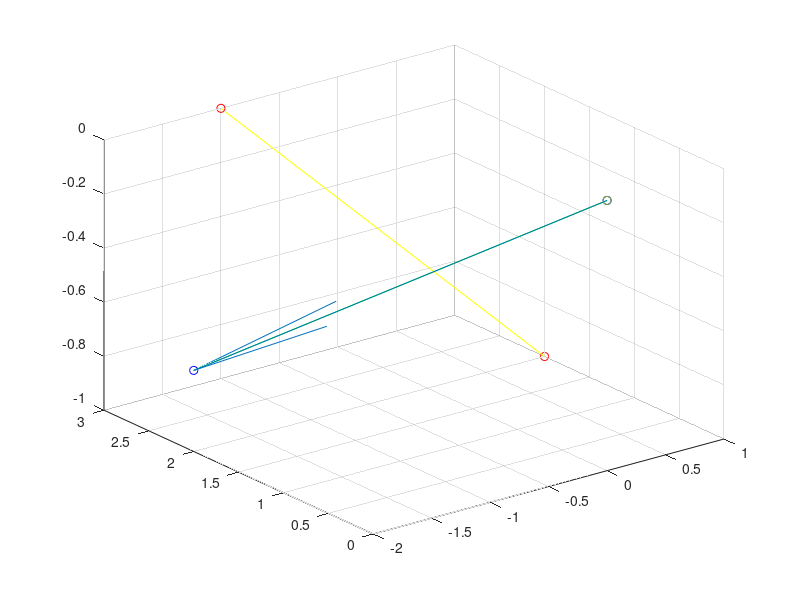

Recreate this plot in MATLAB. (Note: this script raises an error after producing the figure.)
clear all;
%%
%Athroscope positions (current = A2, previous = A1).
%Assumes that the rotation has been accounted for (i.e. pure translation).
%0 Deg
% A1 = [0 0 0]
% A2 = [0 0 1]

%45 Deg
A1 = [0 0 0]
A2 = [-2 2 -0.7]
% A2 = [-4 4 -1.4]

%90 Deg
% A1 = [0 0 0]
% A2 = [3 0 -2]

% Select two points to compute the distance (e.g. two points detected on the knee gap).
G1 = [-1 3 0]
G2 = [1 2 -1]

%plot positions
figure(1)
scatter3(A1(1), A1(2), A1(3), 'b')
hold on;
scatter3(A2(1), A2(2), A2(3), 'b')
scatter3(G1(1), G1(2), G1(3), 'r')
scatter3(G2(1), G2(2), G2(3), 'r')
A = [A1;A2]
G = [G1;G2]
plot3(A(:,1),A(:,2),A(:,3),'green')
plot3(G(:,1),G(:,2),G(:,3),'yellow')

%Compute the ground truth distance
d_gt = pdist([G1;G2]);
%Translation of athroscope tip
T = A2 - A1

%Compute the vectors which will be required for the angle computations.
%The actual vectors will be unknon in the knee gap but the unit vectors
%can be determined using the azimuth and elevation computed by a camera
%model. 
%Azimuth and elevation to unit vector:
% https://math.stackexchange.com/questions/1150232/finding-the-unit-direction-vector-given-azimuth-and-elevation
a1 = G1 - A2
a2 = G2 - A2
b1 = G1 - A1;
b2 = G2 - A1;

%Compute the angles we know
alpha1 = acos(dot(T/norm(T),b1/norm(b1)));
alpha2 = acos(dot(T/norm(T),b2/norm(b2)));
beta1 = acos(-dot(T/norm(T),a1/norm(a1)));
beta2 = acos(-dot(T/norm(T),a2/norm(a2)));

%gamma will be useful for the sine rule in the next step
gamma1 = pi()-alpha1-beta1;
gamma2 = pi()-alpha2-beta2;

%using the sine rule to compute the length of a1 and a2
a1_len = sin(alpha1)/sin(gamma1) * norm(T);
a2_len = sin(alpha2)/sin(gamma2) * norm(T);
b1_len = sin(beta1)/sin(gamma1) * norm(T);
b2_len = sin(beta2)/sin(gamma2) * norm(T);

%now compute the a1 and a2 vectors
a1_computed = a1_len * (a1/norm(a1))
a2_computed = a2_len * (a2/norm(a2))
b1_computed = b1_len * (b1/norm(b1))
b2_computed = b2_len * (b2/norm(b2))

%Compute the distance between a1 and a2
d_gt
d = pdist([a2_computed;a1_computed])
error = d - d_gt

%% Initial error setup
figure(1)

dT = 0.0367; %RMS Value of translation error
image_error = deg2rad(2.367);%Set 3 Image Error
% image_error = deg2rad(4.302);%Set 2 Image Error
% image_error = deg2rad(5.586);%Set 6 Image Error

o = [0 0 0]
scatter3(o(1),o(2),o(3))
qiver_T = quiver3(o(1),o(2),o(3),T(1),T(2),T(3),0)
qiver_T.Color = 'green'
qiver_a1 = quiver3(T(1),T(2),T(3),a1(1),a1(2),a1(3),0)
qiver_a1.Color = 'blue'
qiver_a2 = quiver3(T(1),T(2),T(3),a2(1),a2(2),a2(3),0)
qiver_a2.Color = 'cyan'
qiver_b1 = quiver3(o(1),o(2),o(3),b1(1),b1(2),b1(3),0)
qiver_b1.Color = [0.5,0.5,0.5]
qiver_b2 = quiver3(o(1),o(2),o(3),b2(1),b2(2),b2(3),0)
qiver_b2.Color = 'red'

%% Translation error volumes
%Define the number of points in the error volume/cloud
numStepsEl = 4
numStepsAz = 8
azStepSize = deg2rad(360)/numStepsAz
elStepSize = deg2rad(180)/numStepsEl
[az_1,el_1]=meshgrid((deg2rad(0):azStepSize:deg2rad(360)),(deg2rad(-90):elStepSize:deg2rad(90)));

%Construct translation error volumes (spheres)
Rx_1 = sin(az_1).*cos(el_1);
Ry_1 = cos(az_1).*cos(el_1);
Rz_1 = sin(el_1);
Sx_1 = Rx_1*dT;
Sy_1 = Ry_1*dT;
Sz_1 = Rz_1*dT;

[az_2,el_2]=meshgrid((deg2rad(0):azStepSize:deg2rad(360)),(deg2rad(-90):elStepSize:deg2rad(90)));
Rx_2 = sin(az_2).*cos(el_2);
Ry_2 = cos(az_2).*cos(el_2);
Rz_2 = sin(el_2);
Sx_2 = T(1) + Rx_2*dT;
Sy_2 = T(2) + Ry_2*dT;
Sz_2 = T(3) + Rz_2*dT;

%Reformat data for vector based computation (much faster!)
SX_1 = Sx_1(:);
SY_1 = Sy_1(:);
SZ_1 = Sz_1(:);

SX_2 = Sx_2(:);
SY_2 = Sy_2(:);
SZ_2 = Sz_2(:);

%Compute the various potential translation directions due to error
[i1,i2] = meshgrid((1:length(SX_1)),(1:length(SX_2)));
T_dash_X = SX_2(i2)-SX_1(i1);
T_dash_Y = SY_2(i2)-SY_1(i1);
T_dash_Z = SZ_2(i2)-SZ_1(i1);
T_dash_X = T_dash_X(:);
T_dash_Y = T_dash_Y(:);
T_dash_Z = T_dash_Z(:);

%Match translation vectors to error volume points
SX_1_array = SX_1(i1);
SY_1_array = SY_1(i1);
SZ_1_array = SZ_1(i1);

SX_1_array = SX_1_array(:);
SY_1_array = SY_1_array(:);
SZ_1_array = SZ_1_array(:);

SX_2_array = SX_2(i1);
SY_2_array = SY_2(i1);
SZ_2_array = SZ_2(i1);

SX_2_array = SX_2_array(:);
SY_2_array = SY_2_array(:);
SZ_2_array = SZ_2_array(:);

%% Create distance error volume
numSteps = 4
coneStepSize = deg2rad(360)/numSteps
T_vec = [T(1); T(2); T(3)];

for i=1:length(T_dash_X)
    %Reformate the tranlation vectors
    T_dash = [T_dash_X(i); T_dash_Y(i);T_dash_Z(i)];
    S1 = [SX_1_array(i); SY_1_array(i);SZ_1_array(i)];
    S2 = [SX_2_array(i); SY_2_array(i);SZ_2_array(i)];
    T_dash_norm = T_dash/norm(T_dash);
    %Compute dAlpha, dBeta, dGama, dL
    %Compute the new angles due to errors
    alpha1_dash = acos(dot(T_dash_norm,b1/norm(b1)));
    alpha2_dash = acos(dot(T_dash_norm,b2/norm(b2)));
    beta1_dash = acos(-dot(T_dash_norm,a1/norm(a1)));
    beta2_dash = acos(-dot(T_dash_norm,a2/norm(a2)));

    %gamma will be useful for the sine rule in the next step
    gamma1_dash = pi()-alpha1_dash-beta1_dash;
    gamma2_dash = pi()-alpha2_dash-beta2_dash;

    %using the sine rule to compute the length of a1 and a2
    a1_len_dash = sin(alpha1_dash)/sin(gamma1_dash) * norm(T_dash);
    a2_len_dash = sin(alpha2_dash)/sin(gamma2_dash) * norm(T_dash);    
    b1_len_dash = sin(beta1_dash)/sin(gamma1_dash) * norm(T_dash);
    b2_len_dash = sin(beta2_dash)/sin(gamma2_dash) * norm(T_dash); 
    
    %Add image cone error b1
    %a1
    a1_norm = a1/norm(a1);
    dL_a1 =  a1_len - a1_len_dash;
    L_a1 = a1_len;
    dG_a1 = (cross(a1_norm,cross(T_dash_norm,a1_norm)))/norm(cross(a1_norm,cross(T_dash_norm,a1_norm)))*sin(image_error)*(L_a1+dL_a1);
    dG_img_error_a1 = a1_norm*(L_a1+dL_a1) + dG_a1;

    %a2
    a2_norm = a2/norm(a2);
    dL_a2 =  a2_len - a2_len_dash;
    L_a2 = a2_len;
    dG_a2 = (cross(a2_norm,cross(T_dash_norm,a2_norm)))/norm(cross(a2_norm,cross(T_dash_norm,a2_norm)))*sin(image_error)*(L_a2+dL_a2);
    dG_img_error_a2 = a2_norm*(L_a2+dL_a2) + dG_a2;
    %b1
    b1_norm = b1/norm(b1);
    dL_b1 =  b1_len - b1_len_dash;
    L_b1 = b1_len;
    dG_b1 = (cross(b1_norm,cross(T_dash_norm,b1_norm)))/norm(cross(b1_norm,cross(T_dash_norm,b1_norm)))*sin(image_error)*(L_b1+dL_b1);
    dG_img_error_b1 = b1_norm*(L_b1+dL_b1) + dG_b1;
    %b2
    b2_norm = b2/norm(b2);
    dL_b2 =  b2_len - b2_len_dash;
    L_b2 = b2_len;
    dG_b2 = (cross(b2_norm,cross(T_dash_norm,b2_norm)))/norm(cross(b2_norm,cross(T_dash_norm,b2_norm)))*sin(image_error)*(L_b2+dL_b2);
    dG_img_error_b2 = b2_norm*(L_b2+dL_b2) + dG_b2;
    j = 1;
    for theta = deg2rad(0):coneStepSize:deg2rad(360)
        %a1
        v_rot_a1 = transpose(S2)+rodrigues_rot(dG_img_error_a1,a1_norm,theta);
        v_rot_x_a1(i,j) = v_rot_a1(1);
        v_rot_y_a1(i,j) = v_rot_a1(2);
        v_rot_z_a1(i,j) = v_rot_a1(3);
        %a2
        v_rot_a2 = transpose(S2)+rodrigues_rot(dG_img_error_a2,a2_norm,theta);
        v_rot_x_a2(i,j) = v_rot_a2(1);
        v_rot_y_a2(i,j) = v_rot_a2(2);
        v_rot_z_a2(i,j) = v_rot_a2(3);
        %b1
        v_rot_b1 = transpose(S1)+rodrigues_rot(dG_img_error_b1,b1_norm,theta);
        v_rot_x_b1(i,j) = v_rot_b1(1);
        v_rot_y_b1(i,j) = v_rot_b1(2);
        v_rot_z_b1(i,j) = v_rot_b1(3);
        %b2
        v_rot_b2 = transpose(S1)+rodrigues_rot(dG_img_error_b2,b2_norm,theta);
        v_rot_x_b2(i,j) = v_rot_b2(1);
        v_rot_y_b2(i,j) = v_rot_b2(2);
        v_rot_z_b2(i,j) = v_rot_b2(3);
        j = j + 1;
    end

end
%a1
error_vol_x_a1 = v_rot_x_a1(:);
error_vol_y_a1 = v_rot_y_a1(:);
error_vol_z_a1 = v_rot_z_a1(:);
%a2
error_vol_x_a2 = v_rot_x_a2(:);
error_vol_y_a2 = v_rot_y_a2(:);
error_vol_z_a2 = v_rot_z_a2(:);
%b1
error_vol_x_b1 = v_rot_x_b1(:);
error_vol_y_b1 = v_rot_y_b1(:);
error_vol_z_b1 = v_rot_z_b1(:);
%b2
error_vol_x_b2 = v_rot_x_b2(:);
error_vol_y_b2 = v_rot_y_b2(:);
error_vol_z_b2 = v_rot_z_b2(:);
%% Plotting
figure(1)
mesh(Sx_1,Sy_1,Sz_1)
hold on;
mesh(Sx_2,Sy_2,Sz_2)
%a1
scatter3(error_vol_x_a1,error_vol_y_a1,error_vol_z_a1, 'MarkerEdgeColor','b','MarkerFaceColor', 'b')
%a2
scatter3(error_vol_x_a2,error_vol_y_a2,error_vol_z_a2, 'MarkerEdgeColor','cyan','MarkerFaceColor', 'cyan')
%b1
scatter3(error_vol_x_b1,error_vol_y_b1,error_vol_z_b1, 'MarkerEdgeColor',[0.5,0.5,0.5],'MarkerFaceColor', [0.5,0.5,0.5])
%b2
scatter3(error_vol_x_b2,error_vol_y_b2,error_vol_z_b2, 'MarkerEdgeColor','black','MarkerFaceColor', 'red')
% DT = delaunayTriangulation(x,y,z);  %# Create the tetrahedral mesh
% tetramesh(DT);

axis equal
% xyzlabel()
hold off;

%%
%%Compute the max and minimum distances from the point clouds.
% error_a1 = cat(2,error_vol_x_a1,error_vol_y_a1,error_vol_z_a1);
% error_a2 = cat(2,error_vol_x_a2,error_vol_y_a2,error_vol_z_a2);
% error_b1 = cat(2,error_vol_x_b1,error_vol_y_b1,error_vol_z_b1);
% error_b2 = cat(2,error_vol_x_b2,error_vol_y_b2,error_vol_z_b2);
% 
% error_ab1 = [error_a1;error_b1];
% size(error_ab1)
% error_ab2 = [error_a2;error_b2];
% size(error_ab2)
% 
% [ii1,ii2] = meshgrid((1:length(error_ab1)),(1:length(error_ab2)));
% d_cloud_array = pdist([error_ab1(ii1);error_ab2(ii2)]);
% size(d_cloud_array)
% d_max = max(d_cloud_array);
% d_min = min(d_cloud_array);

%% Compute the sphere approximation
tic
theta_T = atan(2*dT/norm(T));

ra1_T = (L_a1+dL_a1)*sin(theta_T);
ra2_T = (L_a2+dL_a2)*sin(theta_T);
rb1_T = (L_b1+dL_b1)*sin(theta_T);
rb2_T = (L_b2+dL_b2)*sin(theta_T);

ra1_psi = (L_a1+dL_a1)*sin(image_error);
ra2_psi = (L_a2+dL_a2)*sin(image_error);
rb1_psi = (L_b1+dL_b1)*sin(image_error);
rb2_psi = (L_b2+dL_b2)*sin(image_error);

R_a1 = ra1_T + ra1_psi;
R_a2 = ra2_T + ra2_psi;
R_b1 = rb1_T + rb1_psi;
R_b2 = rb2_T + rb2_psi;

[x_a1,y_a1,z_a1] = sphere_points(R_a1,T(1) + a1_computed(1),T(2) + a1_computed(2),T(3) + a1_computed(3));
[x_a2,y_a2,z_a2] = sphere_points(R_a2,T(1) + a2_computed(1),T(2) + a2_computed(2),T(3) + a2_computed(3));
[x_b1,y_b1,z_b1] = sphere_points(R_b1,b1_computed(1),b1_computed(2),b1_computed(3));
[x_b2,y_b2,z_b2] = sphere_points(R_b2,b2_computed(1),b2_computed(2),b2_computed(3));


d_a_min = norm(a2_computed-a1_computed)-R_a1-R_a2;
d_a_max = norm(a2_computed-a1_computed)+R_a1+R_a2;
d_b_min = norm(b2_computed-b1_computed)-R_b1-R_b2;
d_b_max = norm(b2_computed-b1_computed)+R_b1+R_b2;

d_gt
d_min_sphere_approx = min([d_a_min,d_b_min]);
d_max_sphere_approx = max([d_a_max,d_b_max]);
range_sphere_approx = [d_min_sphere_approx, d_max_sphere_approx]
toc
%Plot spheres
figure(1);
hold on;
s = surf(x_a1,y_a1,z_a1,'FaceAlpha',0.2);
s.EdgeColor = [0.2,0.2,0.2];
s.FaceColor = 'blue';
s = surf(x_a2,y_a2,z_a2,'FaceAlpha',0.2);
s.EdgeColor = [0.2,0.2,0.2];
s.FaceColor = 'cyan';
s = surf(x_b1,y_b1,z_b1,'FaceAlpha',0.2);
s.EdgeColor = [0.2,0.2,0.2];
s.FaceColor = [0.5,0.5,0.5];
s = surf(x_b2,y_b2,z_b2,'FaceAlpha',0.2);
s.EdgeColor = [0.2,0.2,0.2];
s.FaceColor = 'red';




